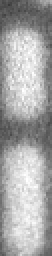
#> input picture input/Identify_Modification/sem/1/1.jpg, 26 x 128 px, given as the content of the folder ./input/Input_modified, which was not available (shown 2 times larger)
$ python cell_extraction.py
#> lines starting #> are read from the running program, lines starting #| are printed output that depends on the picture; after the words box and inside, x2 and y2 are one past the last pixel; in counts of white or black regions, pixels touching at a corner belong together; pictures that were not available may be replaced by others from this repository, and a replacement may not be noted
#> in read_input, img is the input picture: shape (128, 26, 3); min 58, max 255, mean 167.4
#| img shape:  (128, 26)
#> in denoised, `denoised_img = cv2.fastNlMeansDenoising(img,None,30,7,30)`:
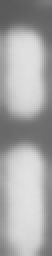
#> denoised_img: shape (128, 26) (shown 2 times larger); min 90, max 225, mean 168.3
#> in binarized, `th, img_th = cv2.threshold(img, 0, 255, cv2.THRESH_BINARY+cv2.THRESH_O..`:
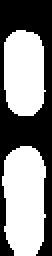
#> img_th: shape (128, 26) (shown 2 times larger); 53.5% white; 1 black region, box (x1, y1, x2, y2) and area: (0, 0, 26, 128) 1549
#> in binarized, `th, img_th = cv2.threshold(img, 0, 255, cv2.THRESH_BINARY+cv2.THRESH_O..`: th = 165
#|  OT threshold:  165.0
#> in binarized, `th, img_th = cv2.threshold(img, th+10, 255 , cv2.THRESH_BINARY)`:
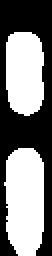
#> img_th: shape (128, 26) (shown 2 times larger); 49% white; 2 white regions
#> in binarized, `th, img_th = cv2.threshold(img, th+10, 255 , cv2.THRESH_BINARY)`: th = 175
### utility.py
import cv2
import os
import copy

import numpy as np
import math

from sklearn.mixture import GaussianMixture as GMM


def read_input(path):
    img = cv2.imread(path)
    img = img[:,:,0]
    print('img shape: ',img.shape)
    return img


def denoised(img, output_path):
    denoised_img = cv2.fastNlMeansDenoising(img,None,30,7,30)
    cv2.imwrite(os.path.join(output_path, 'denoised.jpg'),denoised_img)
    return denoised_img


def binarized(img, output_path, threshold = -1):
    th, img_th = cv2.threshold(img, 0, 255, cv2.THRESH_BINARY+cv2.THRESH_OTSU)
    print(' OT threshold: ',th)
    #print('threshold using: ',th+10)
    th, img_th = cv2.threshold(img, th+10, 255 , cv2.THRESH_BINARY)
    #cv2.imwrite(os.path.join(output_path,'binarized.jpg'),img_th)
    #print('threshold using: ',th)
    return img_th, th

# [63 lines left out: functions draw_centroid, visualization, not called in this run]

def draw_rectangle(bbox, image, color=(0,0,0), wh=False, thickness=1):
    start_point = (bbox[0],bbox[1])
    end_point = (bbox[2],bbox[3])
    #print(start_point)
    if wh:
        end_point = (bbox[0]+bbox[2], bbox[1]+bbox[3])
    #print(end_point)
    image = cv2.rectangle(image, start_point, end_point, color, thickness)
    return image

def draw_bboxes(image, bboxes,color=(0,0,0),wh=False):
    image = copy.deepcopy(image)
    for _,bbox in enumerate(bboxes):
        if wh:          #bbox in x,y,w,h format
            bbox = [bbox[0], bbox[1], bbox[0]+bbox[2], bbox[1]+bbox[3]] #x1,y1,x2,y2
        image = draw_rectangle(bbox, image, color)
    return image


# [6 lines left out: function draw_sorted_boxes, not called in this run]


def generate_row_images(image, lines, bboxes_row_sorted, output_path):
    #lines = lines[1:len(lines)-1]
    omit = 0
    output = []
    cell_rows = []
    r_bboxes_local = []

    output_row_image_path = os.path.join(output_path,"rows")
    if not os.path.exists(output_row_image_path):
        os.makedirs(output_row_image_path)

    if len(lines)%2==0:
        omit = 2
    else:
        omit = 1

    gate_row_count = 0

    for i in range(0, len(lines)-omit):   #some portion from bottom are omitted
        bboxes = bboxes_row_sorted[i]
        curr_line = lines[i]
        next_line = lines[i+1]
        x1, y1 = curr_line[0], curr_line[1]
        x2, y2 = next_line[2], next_line[3]
        row_image = image[y1:y2+1, x1:x2+1]

        bboxes_local = [[bbox[0], bbox[1]-y1, bbox[2], bbox[3]-y1] for bbox in bboxes]

        if i%2 == 0:
            next_next_line = lines[i+2]
            x2, y2 = next_next_line[2], next_next_line[3]
            cell_row = image[y1:y2+1, x1:x2+1]
            #clean_rows(gate_row, gate_row_count, components, bboxes_row_sorted[i+1], next_line[1]-curr_line[1],output_path)
            gate_row_count += 1
            cell_rows.append(cell_row)
            cv2.imwrite(os.path.join(output_row_image_path,'cell_row_'+str(i)+'.png'),cell_row)

        output.append(row_image)
        r_bboxes_local.append(bboxes_local)
        # to check out correctedness
        row_image = draw_bboxes(row_image, bboxes_local)
        cv2.imwrite(os.path.join(output_row_image_path,'row_'+str(i)+'.png'),row_image)

    return output, r_bboxes_local, cell_rows


# [8 lines left out: function calculate_distance, not called in this run]

def merging(merge):
    return [min(x[0] for x in merge),min(x[1] for x in merge),max(x[2] for x in merge),max(x[3] for x in merge)]

# [7 lines left out: function splating_bbox, not called in this run]

def cropped_coordinates(height,width,component):
    return component[0], 0, component[2], height-1

# [47 lines left out: functions save_cell_image, th_selection, not called in this run]

### components.py
from skimage.measure import label, regionprops
from sklearn.mixture import GaussianMixture as GMM

from utility import *
import parameters as params


import numpy as np
import cv2
import copy


def connected_components(img):
    lbl = label(img)
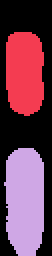
#> lbl: shape (128, 26) int64 (shown 2 times larger); 3 distinct labels, from 0 to 2; one colour per label, 0 black
    blobs = regionprops(lbl)
#> blobs = 2 regions; box (x1, y1, x2, y2) and area: (2, 74, 22, 128) 927, (3, 16, 22, 58) 703
    return blobs


def regions(blobs,image, partial_check=True):
    _,width = image.shape
    bboxes = []
    index = -1
    top_corner = {}
    max_height = -1
    min_area = 100000
    omitted_bbox = []
    for _,blob in enumerate(blobs):
        #print('bbox: ',blob.bbox)
        bbox_yx = blob.bbox     #y1,x1,y2,x2
        bbox = (bbox_yx[1],bbox_yx[0],bbox_yx[3],bbox_yx[2]) #x1,y1,x2,y2

        if partial_check:
            if bbox[0] == 0 or bbox[2] >= width-1:      #omitting partially present bbox
                omitted_bbox.append(bbox)
                continue
            area = (bbox[2]-bbox[0])*(bbox[3]-bbox[1])
            #print(area)
            if area < min_area:
                min_area = area
            if min_area <= 10:
                omitted_bbox.append(bbox)
                continue
        index+=1
        top_corner[index] = [bbox[0],bbox[1]]
        if (bbox[3]-bbox[1]) > max_height:
            max_height = bbox[3]-bbox[1]
        bboxes.append(bbox)

    return bboxes, top_corner, max_height, min_area, omitted_bbox


#detect the keypoints
# [9 lines left out: function compare, not called in this run]


def bbox_sorting(img, bboxes, output_path, th=0.5):     #params --> [[x1,y1,x2,y2]]
    image =copy.deepcopy(img)
    _,width = img.shape
    print('img shape: ',img.shape)
    lines = []
    line_y1 = 0
    max_y2 = -10
    count = -1

    y2_list = []
    bbox_traverse = 0

    bboxes_sorted = []
    r_bboxes = []
    lines.append([0,0,width-1,0])
    #r_bboxes_local = []

    for i in range(0,len(bboxes)-1):
        bbox = bboxes[i]
        post_bbox = bboxes[i+1]
        max_y2 = max(max_y2, bbox[3])
        #bbox_local_coord = [bbox[0], bbox[1]-line_y1, bbox[2], bbox[3]-line_y1]
        #r_bboxes_local.append([int(x) for x in bbox_local_coord])                                         #,x1,y1-d,x2,y2-d
        r_bboxes.append([int(x) for x in bbox])
        y2_list.append(bbox[3])

        bbox_traverse += 1
        if bbox_traverse < 10:                      #inserting 1st 10 dopant regions before
            continue                                #proceeding to next stage
        #print("check")
        y2_list.sort() #small to large
        smaller_count = compare(post_bbox, y2_list) #whether next bbox y2 crossed the height of all other r_bboxes
                                                    # if it crosses, how many it crosses
        #print('smaller count: ',smaller_count)

        if smaller_count/len(y2_list) >= th:        #We are assuming, if next bbox crosses 50% of previous
                                                    #boxes, then it is from next row

            line_y1 = max_y2                        # we draw the line of the row from the max height element
                                                    # of previous row

            line = [0,line_y1, width-1, line_y1]    #row separator line

            lines.append(line)
            ##initialize
            max_y2 = -10
            y2_list.clear()
            bbox_traverse = 0
            ####
            r_bboxes.sort(key=lambda x: int(x[0]))
            bboxes_sorted.append(copy.deepcopy(r_bboxes))
            r_bboxes = []

            image = draw_rectangle(bbox, image,thickness=2)
            image = draw_rectangle(post_bbox, image,color = (255,255,255),thickness=2)
            count+=1

    if len(r_bboxes)>0:
        r_bboxes.append([int(x) for x in post_bbox])
        r_bboxes.sort(key=lambda x: int(x[0]))
        bboxes_sorted.append(copy.deepcopy(r_bboxes))

    print('#row count: ',count)
    return lines, image, bboxes_sorted


def components_merging(row_images, row_bboxes_local, output_path):

    output_row_image_path = os.path.join(output_path,"rows")
    if not os.path.exists(output_row_image_path):
        os.makedirs(output_row_image_path)

    updated_list = []
    distances = []
    check = np.zeros(len(row_bboxes_local),dtype=bool)

    for index, (row_image, bboxes) in enumerate(zip(row_images, row_bboxes_local)):
        if index%2==0:
            bboxes_next_row = row_bboxes_local[index+1]
            if len(bboxes) >= len(bboxes_next_row):
                check[index] = True
            else:
                check[index+1] = True

        distance = calculate_distance(bboxes)
        distances.extend(distance)
        threshold = th_selection(distance)
        print('row: ',index,' distances: ',distance, 'threshold: ', threshold)
        updated_bboxes = composite_component_formation(bboxes, distance, threshold=threshold)
        row_image = draw_bboxes(row_image,updated_bboxes)
        cv2.imwrite(os.path.join(output_row_image_path, 'row_'+str(index)+'_merged_bbox.png'),row_image)
        splated_bboxes = splating_bbox(updated_bboxes,row_image)

        if index%2==1:  #every 2nd one
            if check[index]:
                print('row ', index, ' selected')
                updated_list[len(updated_list)-1] = splated_bboxes
            else:
                print('row ', index-1, ' selected')
        else:
            updated_list.append(splated_bboxes)
    #print(check)
    return updated_list


# [25 lines left out: function composite_component_formation, not called in this run]


def cell_generation(cell_rows, merged_cells, output_path):
    for r_n, (row_image, cells) in enumerate(zip(cell_rows,merged_cells)):
        height, width = row_image.shape
        for c_n, comp in enumerate(cells):
            x1, y1, x2, y2 = cropped_coordinates(height, width, comp)
            cell_image = row_image[y1:y2+1, x1:x2+1]
            save_cell_image(cell_image, r_n, c_n, output_path)

### cell_extraction.py
import cv2
import numpy as np
import copy
from skimage.measure import label, regionprops
from sklearn.mixture import GaussianMixture as GMM
import parameters as params
import os
import functools
from utility import *
from components import *
#import input_processing as input_reading
#import component_generation as comp_gen

import math
import statistics


def pre_processing(output_path, path):
    img = read_input(path)
    img_denoised = denoised(img, output_path)
    img_bin, th = binarized(img_denoised, output_path)
    return img, img_denoised, img_bin, th


if __name__=="__main__":
    for setId in os.listdir(params.paths):
        #print(setId)
        paths = os.path.join(params.paths, setId)
        for img in os.listdir(paths):
            print('----------------------------------------------------------------')
            print("Set: ",setId, " Image: ",img)
            img_name = img[:img.rindex('.')]
            output_path = os.path.join(params.output, setId, img_name)
            if not os.path.exists(output_path):
                os.makedirs(output_path)
            img, img_denoised, img_bin, th = pre_processing(output_path, os.path.join(paths,img))

            blobs = connected_components(img_bin)

            bboxes, top_corners, max_height, _, _ = regions(blobs, img)
#> the loop in regions, `for _,blob in enumerate(blobs): #print('bbox: ',blob.bbox)` made 2 passes
#> (bbox_yx, bbox, area, min_area, index, max_height) on pass 1: ((16, 3, 58, 22), (3, 16, 22, 58), 798, 798, 0, 42)
#> (bbox_yx, bbox, area, index, max_height) on pass 2: ((74, 2, 128, 22), (2, 74, 22, 128), 1080, 1, 54)
#> after the loop in regions, `for _,blob in enumerate(blobs):`: bboxes = [(3, 16, 22, 58), (2, 74, 22, 128)]; index = 1; max_height = 54; min_area = 798; omitted_bbox = []; top_corner = {0: [3, 16], 1: [2, 74]}
#> bboxes = [(3, 16, 22, 58), (2, 74, 22, 128)]; top_corners = {0: [3, 16], 1: [2, 74]}; max_height = 54


            bboxes_wh = [(bbox[0],bbox[1],bbox[2]-bbox[0],bbox[3]-bbox[1]) for bbox in bboxes]
#> bboxes_wh = [(3, 16, 19, 42), (2, 74, 20, 54)]

            print('#bbox: ',len(bboxes_wh))
#| #bbox:  2
            img = np.array(img)
            img_boxed = draw_bboxes(img, bboxes)
#> the loop in draw_bboxes, `for _,bbox in enumerate(bboxes):` made 2 passes
#> pass 1, in draw_rectangle, `image = cv2.rectangle(image, start_point, end_point, color, thickness)`:
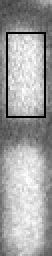
#> image: shape (128, 26) (shown 2 times larger); min 0, max 255, mean 161.6
#> pass 2, in draw_rectangle (call 2), `image = cv2.rectangle(image, start_point, end_point, color, thickness)`:
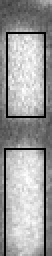
#> image: shape (128, 26) (shown 2 times larger); 3.82% of pixels changed, all inside (x1, y1, x2, y2) = (2, 74, 23, 128)
            cv2.imwrite(os.path.join(output_path,'img_bboxed.jpg'),img_boxed)
            row_separator_lines, terminal_boxed_img, row_bboxes = bbox_sorting(img, bboxes, output_path)
#| img shape:  (128, 26)
#> the loop in bbox_sorting, `for i in range(0,len(bboxes)-1):` made 1 pass
#> (bbox, post_bbox) on pass 1: ((3, 16, 22, 58), (2, 74, 22, 128))
#> after the loop in bbox_sorting, `for i in range(0,len(bboxes)-1):`: bboxes_sorted = []; count = -1; lines = [[0, 0, 25, 0]]; y2_list = [58]
#| #row count:  -1
#> row_separator_lines = [[0, 0, 25, 0]]; row_bboxes = [[[2, 74, 22, 128], [3, 16, 22, 58]]]
            #print(sorted_bboxes_wh)
            #row_bboxes_wh = find_rows(img, sorted_bboxes_wh)
            print('row of bboxes: ',len(row_bboxes))
#| row of bboxes:  1
            #draw_sorted_boxes(img, row_bboxes)


            row_images, row_bboxes_local, cell_rows = generate_row_images(img, row_separator_lines, row_bboxes, output_path)
#> after the loop in generate_row_images, `for i in range(0, len(lines)-omit):`: cell_rows = []; gate_row_count = 0; output = []
#> row_images = []; row_bboxes_local = []; cell_rows = []
            print("row images: ",len(row_images), " #row_bboxes:", len(row_bboxes_local), " #cell_rows: ",len(cell_rows))
#| row images:  0  #row_bboxes: 0  #cell_rows:  0

            merged_cells = components_merging(row_images, row_bboxes_local, output_path)
#> in components_merging, `check = np.zeros(len(row_bboxes_local),dtype=bool)`: check = empty array
#> after the loop in components_merging, `for index, (row_image, bboxes) in enumerate(zip(row_images, row_bboxes..`: distances = []
#> merged_cells = []
            #exit()
            cell_generation(cell_rows, merged_cells, output_path)
        print(" _________________   __________________  ___________________")
